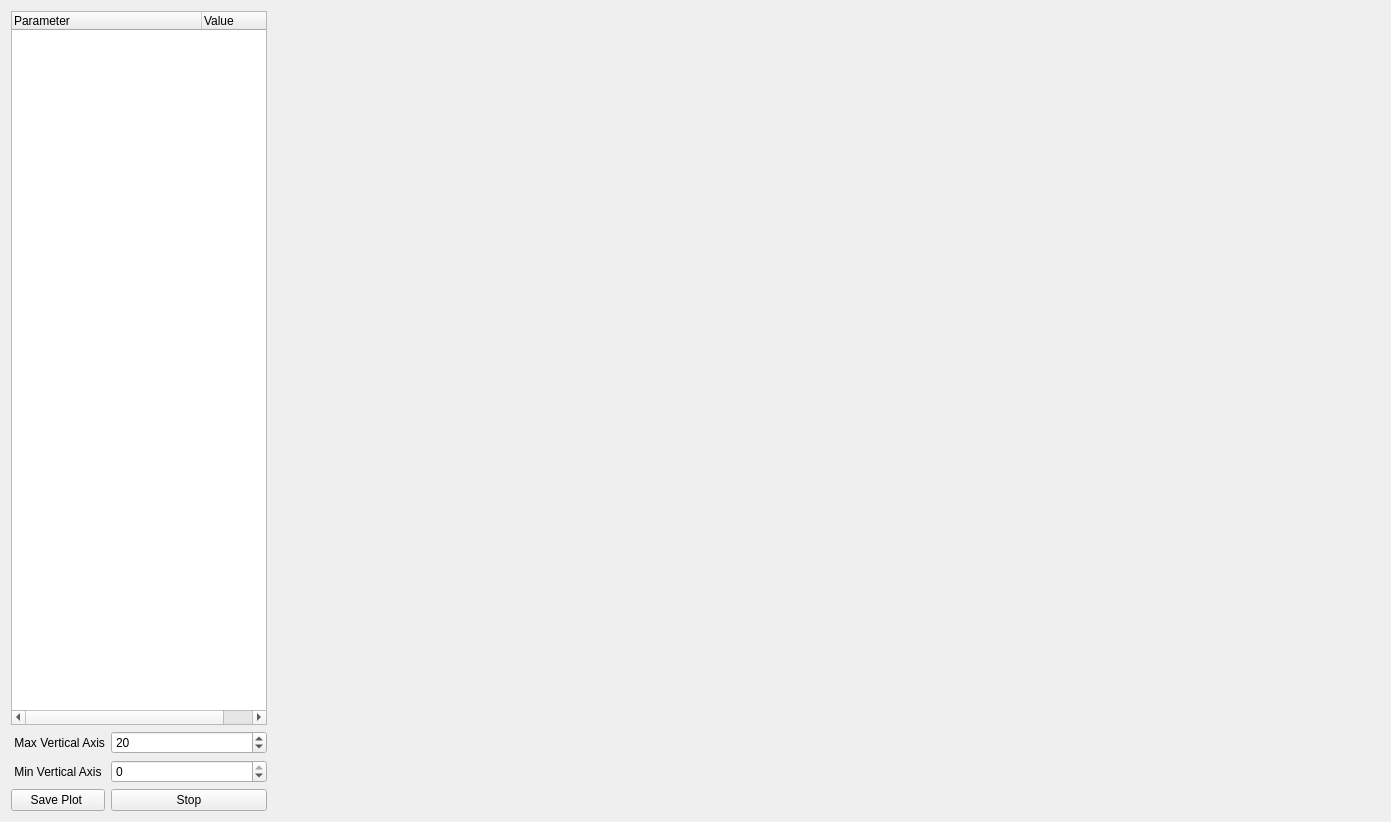
<?xml version="1.0" encoding="UTF-8"?>
<ui version="4.0">
 <class>parameterTemporalSeries</class>
 <widget class="QWidget" name="parameterTemporalSeries">
  <property name="geometry">
   <rect>
    <x>0</x>
    <y>0</y>
    <width>1391</width>
    <height>822</height>
   </rect>
  </property>
  <property name="sizePolicy">
   <sizepolicy hsizetype="Preferred" vsizetype="Expanding">
    <horstretch>0</horstretch>
    <verstretch>0</verstretch>
   </sizepolicy>
  </property>
  <property name="statusTip">
   <string>Shows the parameters list. Allows the user to display plots of selected parameters.</string>
  </property>
  <layout class="QGridLayout" name="gridLayout_2">
   <item row="0" column="0">
    <widget class="QTreeWidget" name="tree_widget">
     <property name="sizePolicy">
      <sizepolicy hsizetype="Minimum" vsizetype="Expanding">
       <horstretch>0</horstretch>
       <verstretch>0</verstretch>
      </sizepolicy>
     </property>
     <property name="maximumSize">
      <size>
       <width>340</width>
       <height>16777215</height>
      </size>
     </property>
     <property name="focusPolicy">
      <enum>Qt::NoFocus</enum>
     </property>
     <attribute name="headerDefaultSectionSize">
      <number>190</number>
     </attribute>
     <column>
      <property name="text">
       <string>Parameter</string>
      </property>
     </column>
     <column>
      <property name="text">
       <string>Value</string>
      </property>
     </column>
    </widget>
   </item>
   <item row="0" column="1" rowspan="2">
    <widget class="QWidget" name="plot_widget" native="true">
     <property name="sizePolicy">
      <sizepolicy hsizetype="Expanding" vsizetype="Expanding">
       <horstretch>0</horstretch>
       <verstretch>0</verstretch>
      </sizepolicy>
     </property>
     <property name="maximumSize">
      <size>
       <width>1200</width>
       <height>16777215</height>
      </size>
     </property>
    </widget>
   </item>
   <item row="1" column="0">
    <layout class="QGridLayout" name="grid_layout">
     <item row="2" column="1" colspan="4">
      <widget class="QPushButton" name="stop_button">
       <property name="focusPolicy">
        <enum>Qt::NoFocus</enum>
       </property>
       <property name="text">
        <string>Stop</string>
       </property>
       <property name="icon">
        <iconset resource="../resources/images.qrc">
         <normaloff>:/images/images/ic_pause_24px.svg</normaloff>
         <normalon>:/images/images/ic_play_arrow_24px.svg</normalon>
         <activeon>:/images/images/ic_play_arrow_24px.svg</activeon>
         <selectedon>:/images/images/ic_play_arrow_24px.svg</selectedon>:/images/images/ic_pause_24px.svg</iconset>
       </property>
       <property name="iconSize">
        <size>
         <width>16</width>
         <height>16</height>
        </size>
       </property>
       <property name="checkable">
        <bool>true</bool>
       </property>
       <property name="autoRepeat">
        <bool>true</bool>
       </property>
      </widget>
     </item>
     <item row="0" column="0">
      <widget class="QLabel" name="label">
       <property name="layoutDirection">
        <enum>Qt::LeftToRight</enum>
       </property>
       <property name="text">
        <string> Max Vertical Axis</string>
       </property>
      </widget>
     </item>
     <item row="2" column="0">
      <widget class="QPushButton" name="save_plot_button">
       <property name="focusPolicy">
        <enum>Qt::NoFocus</enum>
       </property>
       <property name="text">
        <string>Save Plot </string>
       </property>
       <property name="icon">
        <iconset resource="../resources/images.qrc">
         <normaloff>:/images/images/ .svg</normaloff>:/images/images/ .svg</iconset>
       </property>
      </widget>
     </item>
     <item row="1" column="0">
      <widget class="QLabel" name="label_2">
       <property name="text">
        <string> Min Vertical Axis</string>
       </property>
      </widget>
     </item>
     <item row="1" column="1" colspan="4">
      <widget class="QSpinBox" name="spin_box_min_axis">
       <property name="focusPolicy">
        <enum>Qt::NoFocus</enum>
       </property>
       <property name="keyboardTracking">
        <bool>false</bool>
       </property>
       <property name="minimum">
        <number>-99</number>
       </property>
       <property name="maximum">
        <number>0</number>
       </property>
      </widget>
     </item>
     <item row="0" column="1" colspan="4">
      <widget class="QSpinBox" name="spin_box_max_axis">
       <property name="focusPolicy">
        <enum>Qt::NoFocus</enum>
       </property>
       <property name="keyboardTracking">
        <bool>false</bool>
       </property>
       <property name="maximum">
        <number>50</number>
       </property>
       <property name="value">
        <number>20</number>
       </property>
      </widget>
     </item>
    </layout>
   </item>
  </layout>
 </widget>
 <resources>
  <include location="../resources/images.qrc"/>
 </resources>
 <connections/>
</ui>
